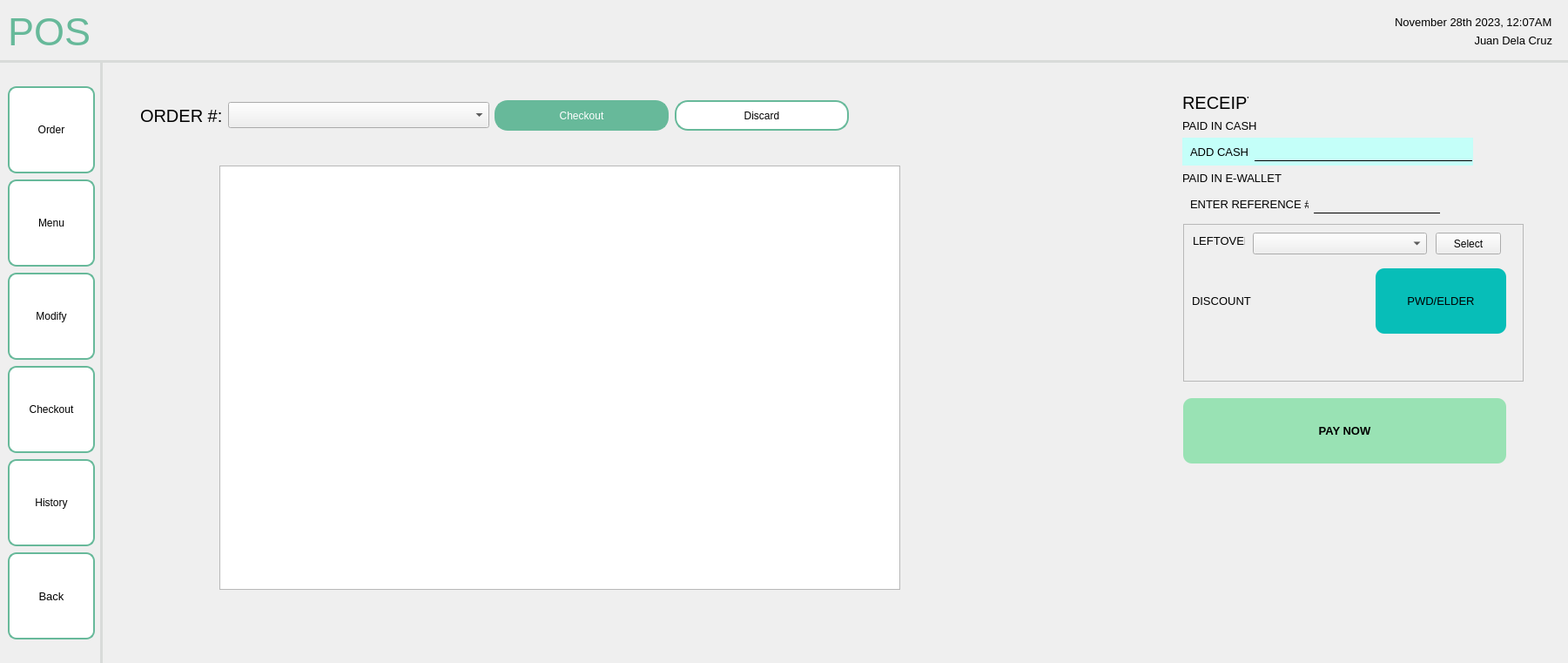
<?xml version="1.0" encoding="UTF-8"?>
<ui version="4.0">
 <class>MainWindow</class>
 <widget class="QMainWindow" name="MainWindow">
  <property name="geometry">
   <rect>
    <x>0</x>
    <y>0</y>
    <width>1801</width>
    <height>761</height>
   </rect>
  </property>
  <property name="windowTitle">
   <string>MainWindow</string>
  </property>
  <widget class="QWidget" name="centralwidget">
   <layout class="QHBoxLayout" name="horizontalLayout">
    <property name="spacing">
     <number>0</number>
    </property>
    <property name="leftMargin">
     <number>0</number>
    </property>
    <property name="topMargin">
     <number>0</number>
    </property>
    <property name="rightMargin">
     <number>0</number>
    </property>
    <property name="bottomMargin">
     <number>0</number>
    </property>
    <item>
     <widget class="QFrame" name="frame">
      <property name="sizePolicy">
       <sizepolicy hsizetype="Preferred" vsizetype="Preferred">
        <horstretch>0</horstretch>
        <verstretch>0</verstretch>
       </sizepolicy>
      </property>
      <property name="frameShape">
       <enum>QFrame::NoFrame</enum>
      </property>
      <property name="frameShadow">
       <enum>QFrame::Plain</enum>
      </property>
      <layout class="QGridLayout" name="gridLayout_2">
       <property name="leftMargin">
        <number>0</number>
       </property>
       <property name="topMargin">
        <number>0</number>
       </property>
       <property name="rightMargin">
        <number>0</number>
       </property>
       <property name="bottomMargin">
        <number>0</number>
       </property>
       <property name="spacing">
        <number>0</number>
       </property>
       <item row="1" column="0">
        <widget class="QWidget" name="navbar_2" native="true">
         <property name="sizePolicy">
          <sizepolicy hsizetype="Fixed" vsizetype="Preferred">
           <horstretch>0</horstretch>
           <verstretch>0</verstretch>
          </sizepolicy>
         </property>
         <property name="styleSheet">
          <string notr="true">QWidget {
    border-right: 3px solid #D8DBD9;
}
</string>
         </property>
         <layout class="QVBoxLayout" name="verticalLayout_6">
          <property name="spacing">
           <number>7</number>
          </property>
          <item>
           <spacer name="verticalSpacer_2">
            <property name="orientation">
             <enum>Qt::Vertical</enum>
            </property>
            <property name="sizeHint" stdset="0">
             <size>
              <width>20</width>
              <height>40</height>
             </size>
            </property>
           </spacer>
          </item>
          <item>
           <widget class="QPushButton" name="orderBTN">
            <property name="minimumSize">
             <size>
              <width>100</width>
              <height>100</height>
             </size>
            </property>
            <property name="maximumSize">
             <size>
              <width>100</width>
              <height>100</height>
             </size>
            </property>
            <property name="styleSheet">
             <string notr="true">QPushButton {
    background-color: white;
    border: 2px solid #67B99A;
    color: black;
    padding: 8px 16px;
    border-radius: 10px;
}

QPushButton:hover {
    border: 2px solid #4D926D;
}

QPushButton:pressed {
	background-color: #F0F0F0;
	border: 2px solid #265C42;
}</string>
            </property>
            <property name="text">
             <string>Order</string>
            </property>
           </widget>
          </item>
          <item>
           <widget class="QPushButton" name="menuBTN">
            <property name="minimumSize">
             <size>
              <width>100</width>
              <height>100</height>
             </size>
            </property>
            <property name="maximumSize">
             <size>
              <width>100</width>
              <height>100</height>
             </size>
            </property>
            <property name="styleSheet">
             <string notr="true">QPushButton {
    background-color: white;
    border: 2px solid #67B99A;
    color: black;
    padding: 8px 16px;
    border-radius: 10px;
}

QPushButton:hover {
    border: 2px solid #4D926D;
}

QPushButton:pressed {
	background-color: #F0F0F0;
	border: 2px solid #265C42;
}</string>
            </property>
            <property name="text">
             <string>Menu</string>
            </property>
           </widget>
          </item>
          <item>
           <widget class="QPushButton" name="modifyBTN">
            <property name="minimumSize">
             <size>
              <width>100</width>
              <height>100</height>
             </size>
            </property>
            <property name="maximumSize">
             <size>
              <width>100</width>
              <height>100</height>
             </size>
            </property>
            <property name="styleSheet">
             <string notr="true">QPushButton {
    background-color: white;
    border: 2px solid #67B99A;
    color: black;
    padding: 8px 16px;
    border-radius: 10px;
}

QPushButton:hover {
    border: 2px solid #4D926D;
}

QPushButton:pressed {
	background-color: #F0F0F0;
	border: 2px solid #265C42;
}</string>
            </property>
            <property name="text">
             <string>Modify</string>
            </property>
           </widget>
          </item>
          <item>
           <widget class="QPushButton" name="checkoutBTN">
            <property name="minimumSize">
             <size>
              <width>100</width>
              <height>100</height>
             </size>
            </property>
            <property name="maximumSize">
             <size>
              <width>100</width>
              <height>100</height>
             </size>
            </property>
            <property name="styleSheet">
             <string notr="true">QPushButton {
    background-color: white;
    border: 2px solid #67B99A;
    color: black;
    padding: 8px 16px;
    border-radius: 10px;
}

QPushButton:hover {
    border: 2px solid #4D926D;
}

QPushButton:pressed {
	background-color: #F0F0F0;
	border: 2px solid #265C42;
}</string>
            </property>
            <property name="text">
             <string>Checkout</string>
            </property>
           </widget>
          </item>
          <item>
           <widget class="QPushButton" name="historyBTN_2">
            <property name="minimumSize">
             <size>
              <width>100</width>
              <height>100</height>
             </size>
            </property>
            <property name="maximumSize">
             <size>
              <width>100</width>
              <height>100</height>
             </size>
            </property>
            <property name="styleSheet">
             <string notr="true">QPushButton {
    background-color: white;
    border: 2px solid #67B99A;
    color: black;
    padding: 8px 16px;
    border-radius: 10px;
}

QPushButton:hover {
    border: 2px solid #4D926D;
}

QPushButton:pressed {
	background-color: #F0F0F0;
	border: 2px solid #265C42;
}</string>
            </property>
            <property name="text">
             <string>History</string>
            </property>
           </widget>
          </item>
          <item>
           <widget class="QPushButton" name="backBTN">
            <property name="sizePolicy">
             <sizepolicy hsizetype="Fixed" vsizetype="Fixed">
              <horstretch>0</horstretch>
              <verstretch>0</verstretch>
             </sizepolicy>
            </property>
            <property name="minimumSize">
             <size>
              <width>100</width>
              <height>100</height>
             </size>
            </property>
            <property name="maximumSize">
             <size>
              <width>100</width>
              <height>100</height>
             </size>
            </property>
            <property name="font">
             <font>
              <pointsize>10</pointsize>
             </font>
            </property>
            <property name="styleSheet">
             <string notr="true">QPushButton {
    background-color: white;
    border: 2px solid #67B99A;
    color: black;
    padding: 8px 16px;
    border-radius: 10px;
}

QPushButton:hover {
    border: 2px solid #4D926D;
}

QPushButton:pressed {
	background-color: #F0F0F0;
	border: 2px solid #265C42;
}</string>
            </property>
            <property name="text">
             <string>Back</string>
            </property>
            <property name="icon">
             <iconset resource="../../../../assets/resourceFile.qrc">
              <normaloff>:/logos/Icons/entypo_back.png</normaloff>:/logos/Icons/entypo_back.png</iconset>
            </property>
            <property name="autoRepeat">
             <bool>false</bool>
            </property>
           </widget>
          </item>
          <item>
           <spacer name="verticalSpacer_4">
            <property name="orientation">
             <enum>Qt::Vertical</enum>
            </property>
            <property name="sizeHint" stdset="0">
             <size>
              <width>20</width>
              <height>40</height>
             </size>
            </property>
           </spacer>
          </item>
         </layout>
        </widget>
       </item>
       <item row="0" column="0" colspan="2">
        <widget class="QWidget" name="header_2" native="true">
         <property name="styleSheet">
          <string notr="true">QWidget {
    border-bottom: 3px solid #D8DBD9; 
}
</string>
         </property>
         <layout class="QHBoxLayout" name="horizontalLayout_5">
          <item>
           <widget class="QLabel" name="label_10">
            <property name="font">
             <font>
              <pointsize>-1</pointsize>
             </font>
            </property>
            <property name="layoutDirection">
             <enum>Qt::LeftToRight</enum>
            </property>
            <property name="styleSheet">
             <string notr="true">QLabel {
    color: #67B99A;
    font-size: 45px;
}</string>
            </property>
            <property name="text">
             <string>POS</string>
            </property>
            <property name="scaledContents">
             <bool>false</bool>
            </property>
           </widget>
          </item>
          <item>
           <spacer name="horizontalSpacer_4">
            <property name="orientation">
             <enum>Qt::Horizontal</enum>
            </property>
            <property name="sizeHint" stdset="0">
             <size>
              <width>40</width>
              <height>20</height>
             </size>
            </property>
           </spacer>
          </item>
          <item>
           <widget class="QFrame" name="frame_3">
            <layout class="QVBoxLayout" name="verticalLayout_7">
             <item>
              <widget class="QLabel" name="label_11">
               <property name="font">
                <font>
                 <pointsize>10</pointsize>
                </font>
               </property>
               <property name="styleSheet">
                <string notr="true">QLabel {
    color: black;
}</string>
               </property>
               <property name="text">
                <string>November 28th 2023, 12:07AM</string>
               </property>
              </widget>
             </item>
             <item>
              <widget class="QLabel" name="label_12">
               <property name="font">
                <font>
                 <pointsize>10</pointsize>
                </font>
               </property>
               <property name="styleSheet">
                <string notr="true">QLabel {
    color: black;
}</string>
               </property>
               <property name="text">
                <string>Juan Dela Cruz</string>
               </property>
               <property name="alignment">
                <set>Qt::AlignRight|Qt::AlignTrailing|Qt::AlignVCenter</set>
               </property>
              </widget>
             </item>
            </layout>
           </widget>
          </item>
         </layout>
        </widget>
       </item>
       <item row="1" column="1">
        <widget class="QFrame" name="contentContainer_2">
         <layout class="QVBoxLayout" name="verticalLayout_8">
          <property name="leftMargin">
           <number>0</number>
          </property>
          <property name="topMargin">
           <number>0</number>
          </property>
          <property name="rightMargin">
           <number>0</number>
          </property>
          <property name="bottomMargin">
           <number>0</number>
          </property>
          <item>
           <widget class="QWidget" name="mainContent_2" native="true">
            <layout class="QHBoxLayout" name="horizontalLayout_6">
             <property name="leftMargin">
              <number>25</number>
             </property>
             <property name="topMargin">
              <number>25</number>
             </property>
             <property name="rightMargin">
              <number>50</number>
             </property>
             <property name="bottomMargin">
              <number>25</number>
             </property>
             <item>
              <widget class="QWidget" name="leftContent_2" native="true">
               <property name="minimumSize">
                <size>
                 <width>1000</width>
                 <height>0</height>
                </size>
               </property>
               <property name="maximumSize">
                <size>
                 <width>1000</width>
                 <height>16777215</height>
                </size>
               </property>
               <layout class="QVBoxLayout" name="verticalLayout_9">
                <item>
                 <widget class="QWidget" name="widget_2" native="true">
                  <layout class="QHBoxLayout" name="horizontalLayout_7">
                   <item>
                    <widget class="QLabel" name="label_13">
                     <property name="sizePolicy">
                      <sizepolicy hsizetype="Fixed" vsizetype="Preferred">
                       <horstretch>0</horstretch>
                       <verstretch>0</verstretch>
                      </sizepolicy>
                     </property>
                     <property name="font">
                      <font>
                       <pointsize>15</pointsize>
                      </font>
                     </property>
                     <property name="text">
                      <string>ORDER #:</string>
                     </property>
                    </widget>
                   </item>
                   <item>
                    <widget class="QComboBox" name="comboBox">
                     <property name="minimumSize">
                      <size>
                       <width>300</width>
                       <height>30</height>
                      </size>
                     </property>
                     <property name="maximumSize">
                      <size>
                       <width>300</width>
                       <height>30</height>
                      </size>
                     </property>
                    </widget>
                   </item>
                   <item>
                    <widget class="QWidget" name="widget_11" native="true">
                     <property name="sizePolicy">
                      <sizepolicy hsizetype="Preferred" vsizetype="Preferred">
                       <horstretch>0</horstretch>
                       <verstretch>0</verstretch>
                      </sizepolicy>
                     </property>
                     <layout class="QHBoxLayout" name="horizontalLayout_9">
                      <property name="spacing">
                       <number>7</number>
                      </property>
                      <property name="leftMargin">
                       <number>0</number>
                      </property>
                      <property name="topMargin">
                       <number>0</number>
                      </property>
                      <property name="rightMargin">
                       <number>0</number>
                      </property>
                      <property name="bottomMargin">
                       <number>0</number>
                      </property>
                      <item>
                       <widget class="QPushButton" name="pushButton_10">
                        <property name="sizePolicy">
                         <sizepolicy hsizetype="Fixed" vsizetype="Fixed">
                          <horstretch>0</horstretch>
                          <verstretch>0</verstretch>
                         </sizepolicy>
                        </property>
                        <property name="minimumSize">
                         <size>
                          <width>200</width>
                          <height>35</height>
                         </size>
                        </property>
                        <property name="maximumSize">
                         <size>
                          <width>200</width>
                          <height>35</height>
                         </size>
                        </property>
                        <property name="styleSheet">
                         <string notr="true">QPushButton {
    background-color: #67B99A;
    color: white;
    border: 2px solid #67B99A;
    padding: 8px 16px;
    border-radius: 15px;
}
QPushButton:hover {
    background-color: #5CAE8B;
    border: 2px solid #5CAE8B;
}
QPushButton:pressed {
    background-color: #4D9C7F;
	border: 2px solid #4D9C7F;
}</string>
                        </property>
                        <property name="text">
                         <string>Checkout</string>
                        </property>
                       </widget>
                      </item>
                      <item>
                       <widget class="QPushButton" name="pushButton_11">
                        <property name="sizePolicy">
                         <sizepolicy hsizetype="Fixed" vsizetype="Fixed">
                          <horstretch>0</horstretch>
                          <verstretch>0</verstretch>
                         </sizepolicy>
                        </property>
                        <property name="minimumSize">
                         <size>
                          <width>200</width>
                          <height>35</height>
                         </size>
                        </property>
                        <property name="maximumSize">
                         <size>
                          <width>200</width>
                          <height>35</height>
                         </size>
                        </property>
                        <property name="styleSheet">
                         <string notr="true">QPushButton {
    background-color: white;
    border: 2px solid #67B99A;
    color: black;
    padding: 8px 16px;
    border-radius: 15px;
}

QPushButton:hover {
    border: 2px solid #4D926D;
}

QPushButton:pressed {
	background-color: #F0F0F0;
	border: 2px solid #265C42;
}</string>
                        </property>
                        <property name="text">
                         <string>Discard</string>
                        </property>
                       </widget>
                      </item>
                      <item>
                       <spacer name="horizontalSpacer_9">
                        <property name="orientation">
                         <enum>Qt::Horizontal</enum>
                        </property>
                        <property name="sizeType">
                         <enum>QSizePolicy::Expanding</enum>
                        </property>
                        <property name="sizeHint" stdset="0">
                         <size>
                          <width>58</width>
                          <height>32</height>
                         </size>
                        </property>
                       </spacer>
                      </item>
                     </layout>
                    </widget>
                   </item>
                   <item>
                    <spacer name="horizontalSpacer_5">
                     <property name="orientation">
                      <enum>Qt::Horizontal</enum>
                     </property>
                     <property name="sizeHint" stdset="0">
                      <size>
                       <width>40</width>
                       <height>20</height>
                      </size>
                     </property>
                    </spacer>
                   </item>
                   <item>
                    <widget class="QLabel" name="label_18">
                     <property name="sizePolicy">
                      <sizepolicy hsizetype="Fixed" vsizetype="Preferred">
                       <horstretch>0</horstretch>
                       <verstretch>0</verstretch>
                      </sizepolicy>
                     </property>
                     <property name="font">
                      <font>
                       <pointsize>15</pointsize>
                       <weight>75</weight>
                       <bold>true</bold>
                      </font>
                     </property>
                     <property name="styleSheet">
                      <string notr="true">QLabel {
	color: #67B99A;
}</string>
                     </property>
                     <property name="text">
                      <string/>
                     </property>
                    </widget>
                   </item>
                  </layout>
                 </widget>
                </item>
                <item>
                 <widget class="QWidget" name="widget_3" native="true">
                  <layout class="QVBoxLayout" name="verticalLayout_11">
                   <property name="leftMargin">
                    <number>100</number>
                   </property>
                   <property name="topMargin">
                    <number>25</number>
                   </property>
                   <property name="rightMargin">
                    <number>100</number>
                   </property>
                   <property name="bottomMargin">
                    <number>25</number>
                   </property>
                   <item>
                    <widget class="QTableWidget" name="tableWidget"/>
                   </item>
                   <item>
                    <spacer name="verticalSpacer_5">
                     <property name="orientation">
                      <enum>Qt::Vertical</enum>
                     </property>
                     <property name="sizeType">
                      <enum>QSizePolicy::Fixed</enum>
                     </property>
                     <property name="sizeHint" stdset="0">
                      <size>
                       <width>20</width>
                       <height>25</height>
                      </size>
                     </property>
                    </spacer>
                   </item>
                  </layout>
                 </widget>
                </item>
               </layout>
              </widget>
             </item>
             <item>
              <spacer name="horizontalSpacer_6">
               <property name="orientation">
                <enum>Qt::Horizontal</enum>
               </property>
               <property name="sizeType">
                <enum>QSizePolicy::Fixed</enum>
               </property>
               <property name="sizeHint" stdset="0">
                <size>
                 <width>200</width>
                 <height>20</height>
                </size>
               </property>
              </spacer>
             </item>
             <item>
              <widget class="QWidget" name="rightContent_2" native="true">
               <widget class="QWidget" name="widget_4" native="true">
                <property name="geometry">
                 <rect>
                  <x>9</x>
                  <y>9</y>
                  <width>76</width>
                  <height>24</height>
                 </rect>
                </property>
                <layout class="QHBoxLayout" name="horizontalLayout_8">
                 <property name="leftMargin">
                  <number>0</number>
                 </property>
                 <property name="topMargin">
                  <number>0</number>
                 </property>
                 <property name="rightMargin">
                  <number>0</number>
                 </property>
                 <property name="bottomMargin">
                  <number>0</number>
                 </property>
                 <item>
                  <widget class="QLabel" name="label_19">
                   <property name="font">
                    <font>
                     <pointsize>15</pointsize>
                    </font>
                   </property>
                   <property name="text">
                    <string>RECEIPT</string>
                   </property>
                  </widget>
                 </item>
                </layout>
               </widget>
               <widget class="QWidget" name="widget_8" native="true">
                <property name="geometry">
                 <rect>
                  <x>9</x>
                  <y>39</y>
                  <width>334</width>
                  <height>54</height>
                 </rect>
                </property>
                <layout class="QVBoxLayout" name="verticalLayout_13">
                 <property name="leftMargin">
                  <number>0</number>
                 </property>
                 <property name="topMargin">
                  <number>0</number>
                 </property>
                 <property name="rightMargin">
                  <number>0</number>
                 </property>
                 <property name="bottomMargin">
                  <number>0</number>
                 </property>
                 <item>
                  <widget class="QLabel" name="label_22">
                   <property name="font">
                    <font>
                     <pointsize>10</pointsize>
                    </font>
                   </property>
                   <property name="text">
                    <string>PAID IN CASH</string>
                   </property>
                  </widget>
                 </item>
                 <item>
                  <widget class="QWidget" name="widget_7" native="true">
                   <property name="styleSheet">
                    <string notr="true">QWidget {
	background-color: #C4FFF9;
}</string>
                   </property>
                   <layout class="QHBoxLayout" name="horizontalLayout_10">
                    <property name="topMargin">
                     <number>5</number>
                    </property>
                    <property name="bottomMargin">
                     <number>5</number>
                    </property>
                    <item>
                     <widget class="QLabel" name="label_21">
                      <property name="font">
                       <font>
                        <pointsize>10</pointsize>
                       </font>
                      </property>
                      <property name="text">
                       <string>ADD CASH</string>
                      </property>
                     </widget>
                    </item>
                    <item>
                     <widget class="QLineEdit" name="lineEdit">
                      <property name="minimumSize">
                       <size>
                        <width>250</width>
                        <height>0</height>
                       </size>
                      </property>
                      <property name="maximumSize">
                       <size>
                        <width>250</width>
                        <height>16777215</height>
                       </size>
                      </property>
                      <property name="font">
                       <font>
                        <pointsize>12</pointsize>
                       </font>
                      </property>
                      <property name="layoutDirection">
                       <enum>Qt::LeftToRight</enum>
                      </property>
                      <property name="styleSheet">
                       <string notr="true">QLineEdit {
    background: transparent;
    border-top: none;
    border-left: none;
    border-right: none;
    border-bottom: 1px solid black;
}
</string>
                      </property>
                      <property name="alignment">
                       <set>Qt::AlignRight|Qt::AlignTrailing|Qt::AlignVCenter</set>
                      </property>
                     </widget>
                    </item>
                   </layout>
                  </widget>
                 </item>
                </layout>
               </widget>
               <widget class="QWidget" name="widget_10" native="true">
                <property name="geometry">
                 <rect>
                  <x>9</x>
                  <y>99</y>
                  <width>296</width>
                  <height>54</height>
                 </rect>
                </property>
                <layout class="QVBoxLayout" name="verticalLayout_14">
                 <property name="leftMargin">
                  <number>0</number>
                 </property>
                 <property name="topMargin">
                  <number>0</number>
                 </property>
                 <property name="rightMargin">
                  <number>0</number>
                 </property>
                 <property name="bottomMargin">
                  <number>0</number>
                 </property>
                 <item>
                  <widget class="QLabel" name="label_24">
                   <property name="font">
                    <font>
                     <pointsize>10</pointsize>
                    </font>
                   </property>
                   <property name="text">
                    <string>PAID IN E-WALLET</string>
                   </property>
                  </widget>
                 </item>
                 <item>
                  <widget class="QWidget" name="widget_9" native="true">
                   <layout class="QHBoxLayout" name="horizontalLayout_11">
                    <property name="topMargin">
                     <number>5</number>
                    </property>
                    <property name="bottomMargin">
                     <number>5</number>
                    </property>
                    <item>
                     <widget class="QLabel" name="label_23">
                      <property name="font">
                       <font>
                        <pointsize>10</pointsize>
                       </font>
                      </property>
                      <property name="text">
                       <string>ENTER REFERENCE #</string>
                      </property>
                     </widget>
                    </item>
                    <item>
                     <widget class="QLineEdit" name="lineEdit_2">
                      <property name="minimumSize">
                       <size>
                        <width>150</width>
                        <height>0</height>
                       </size>
                      </property>
                      <property name="maximumSize">
                       <size>
                        <width>250</width>
                        <height>16777215</height>
                       </size>
                      </property>
                      <property name="font">
                       <font>
                        <pointsize>12</pointsize>
                       </font>
                      </property>
                      <property name="styleSheet">
                       <string notr="true">QLineEdit {
    background: transparent;
    border-top: none;
    border-left: none;
    border-right: none;
    border-bottom: 1px solid black;
}
</string>
                      </property>
                      <property name="alignment">
                       <set>Qt::AlignRight|Qt::AlignTrailing|Qt::AlignVCenter</set>
                      </property>
                     </widget>
                    </item>
                   </layout>
                  </widget>
                 </item>
                </layout>
               </widget>
               <widget class="QPushButton" name="pushButton_2">
                <property name="geometry">
                 <rect>
                  <x>10</x>
                  <y>360</y>
                  <width>371</width>
                  <height>75</height>
                 </rect>
                </property>
                <property name="minimumSize">
                 <size>
                  <width>0</width>
                  <height>75</height>
                 </size>
                </property>
                <property name="maximumSize">
                 <size>
                  <width>16777215</width>
                  <height>75</height>
                 </size>
                </property>
                <property name="font">
                 <font>
                  <pointsize>10</pointsize>
                  <weight>75</weight>
                  <bold>true</bold>
                 </font>
                </property>
                <property name="styleSheet">
                 <string notr="true">QPushButton {
    background-color: #99E2B4;
    color: black;
    border-radius: 10px;
    border: none;
}

QPushButton:hover {
    background-color: #7FD69E;
}

QPushButton:pressed {
    background-color: #66B97E;
}
</string>
                </property>
                <property name="text">
                 <string>PAY NOW</string>
                </property>
               </widget>
               <widget class="QFrame" name="frame_2">
                <property name="geometry">
                 <rect>
                  <x>10</x>
                  <y>160</y>
                  <width>391</width>
                  <height>181</height>
                 </rect>
                </property>
                <property name="frameShape">
                 <enum>QFrame::StyledPanel</enum>
                </property>
                <property name="frameShadow">
                 <enum>QFrame::Raised</enum>
                </property>
                <widget class="QWidget" name="layoutWidget_6">
                 <property name="geometry">
                  <rect>
                   <x>10</x>
                   <y>50</y>
                   <width>361</width>
                   <height>77</height>
                  </rect>
                 </property>
                 <layout class="QHBoxLayout" name="horizontalLayout_14">
                  <item>
                   <widget class="QLabel" name="label_30">
                    <property name="font">
                     <font>
                      <pointsize>10</pointsize>
                     </font>
                    </property>
                    <property name="text">
                     <string>DISCOUNT</string>
                    </property>
                   </widget>
                  </item>
                  <item>
                   <spacer name="horizontalSpacer_3">
                    <property name="orientation">
                     <enum>Qt::Horizontal</enum>
                    </property>
                    <property name="sizeHint" stdset="0">
                     <size>
                      <width>88</width>
                      <height>20</height>
                     </size>
                    </property>
                   </spacer>
                  </item>
                  <item>
                   <widget class="QPushButton" name="pushButton_5">
                    <property name="minimumSize">
                     <size>
                      <width>150</width>
                      <height>75</height>
                     </size>
                    </property>
                    <property name="maximumSize">
                     <size>
                      <width>150</width>
                      <height>75</height>
                     </size>
                    </property>
                    <property name="font">
                     <font>
                      <pointsize>10</pointsize>
                     </font>
                    </property>
                    <property name="styleSheet">
                     <string notr="true">QPushButton {
    background-color: #07BEB8;
    color: black;
    border-radius: 10px;
    border: none;
}

QPushButton:hover {
    background-color: #06AFA8;
}

QPushButton:pressed {
    background-color: #059A96;
}</string>
                    </property>
                    <property name="text">
                     <string>PWD/ELDER</string>
                    </property>
                   </widget>
                  </item>
                 </layout>
                </widget>
                <widget class="QPushButton" name="pushButton">
                 <property name="geometry">
                  <rect>
                   <x>290</x>
                   <y>10</y>
                   <width>75</width>
                   <height>25</height>
                  </rect>
                 </property>
                 <property name="minimumSize">
                  <size>
                   <width>75</width>
                   <height>25</height>
                  </size>
                 </property>
                 <property name="maximumSize">
                  <size>
                   <width>75</width>
                   <height>25</height>
                  </size>
                 </property>
                 <property name="text">
                  <string>Select</string>
                 </property>
                </widget>
                <widget class="QLabel" name="label_29">
                 <property name="geometry">
                  <rect>
                   <x>11</x>
                   <y>11</y>
                   <width>60</width>
                   <height>16</height>
                  </rect>
                 </property>
                 <property name="font">
                  <font>
                   <pointsize>10</pointsize>
                  </font>
                 </property>
                 <property name="text">
                  <string>LEFTOVER</string>
                 </property>
                </widget>
                <widget class="QComboBox" name="comboBox_4">
                 <property name="geometry">
                  <rect>
                   <x>80</x>
                   <y>10</y>
                   <width>200</width>
                   <height>25</height>
                  </rect>
                 </property>
                 <property name="minimumSize">
                  <size>
                   <width>200</width>
                   <height>25</height>
                  </size>
                 </property>
                 <property name="maximumSize">
                  <size>
                   <width>200</width>
                   <height>25</height>
                  </size>
                 </property>
                </widget>
               </widget>
              </widget>
             </item>
            </layout>
           </widget>
          </item>
         </layout>
        </widget>
       </item>
      </layout>
     </widget>
    </item>
   </layout>
  </widget>
 </widget>
 <resources>
  <include location="../../../../assets/resourceFile.qrc"/>
 </resources>
 <connections/>
</ui>
